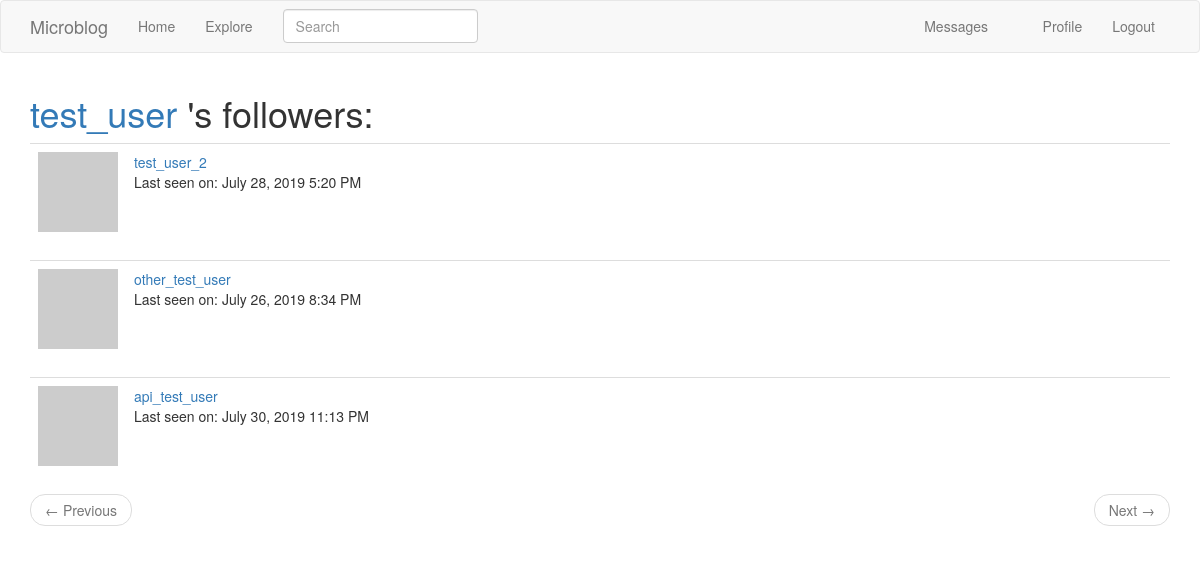
/user/test_user/followers (signed in), run on the app's committed database.
### app/models.py (models this page shows, shortened)
class PaginatedAPIMixin(object):
    @staticmethod
    def to_collection_dict(query, page, per_page, endpoint, **kwargs):
        resources = query.paginate(page, per_page, False)
        data = {
            'items': [item.to_dict() for item in resources.items],
            '_meta': {
                'page': page,
                'per_page': per_page,
                'total_pages': resources.pages,
                'total_items': resources.total
            },
            '_links': {
                'self': url_for(endpoint, page=page, per_page=per_page, **kwargs),
                'next': url_for(endpoint, page=page+1, per_page=per_page, **kwargs) if resources.has_next else None,
                'prev': url_for(endpoint, page=page-1, per_page=per_page, **kwargs) if resources.has_prev else None
            }
        }
        return data

class User(UserMixin, PaginatedAPIMixin, db.Model):
    id = db.Column(db.Integer, primary_key=True)
    username = db.Column(db.String(64), index=True, unique=True)
    email = db.Column(db.String(120), index=True, unique=True)
    about_me = db.Column(db.String(140))
    last_seen = db.Column(db.DateTime, default=datetime.utcnow)
    password_hash = db.Column(db.String(128))
    posts = db.relationship('Post', backref='author', lazy='dynamic')
    followed = db.relationship('User', secondary=followers, primaryjoin=(followers.c.follower_id == id),
                               secondaryjoin=(followers.c.followed_id == id),
                               backref=db.backref('followers', lazy='dynamic'), lazy='dynamic')
    messages_sent = db.relationship('Message', foreign_keys='Message.sender_id',backref='author', lazy='dynamic')
    messages_received = db.relationship('Message', foreign_keys='Message.recipient_id', backref='recipient',
                                        lazy='dynamic')
    last_message_read_time = db.Column(db.DateTime)
    notifications = db.relationship('Notification', backref='user', lazy='dynamic')
    api_token = db.Column(db.String(32), index=True, unique=True)
    api_token_expiration = db.Column(db.DateTime)
    @login.user_loader
    def load_user(id):
        return User.query.get(int(id))
    def avatar(self, size):
        digest = md5(self.email.lower().encode('utf-8')).hexdigest()
        return 'https://www.gravatar.com/avatar/{}?d=identicon&s={}'.format(digest, size)
    def new_messages(self):
        last_read_time = self.last_message_read_time or datetime(1900, 1, 1)
        return Message.query.filter_by(recipient=self).filter(Message.timestamp > last_read_time).count()

### app/main/routes.py (the view)
@bp.route('/user/<username>/followers')
@login_required
def followers(username):
    user = User.query.filter_by(username=username).first_or_404()
    page = request.args.get('page', 1, type=int)
    followers = user.followers.paginate(page, current_app.config['POSTS_PER_PAGE'], False)
    next_url = url_for('main.followers', page=followers.next_num) if followers.has_next else None
    prev_url = url_for('main.followers', page=followers.prev_num) if followers.has_prev else None
    return render_template('followers.html', user=user, followers=followers.items,
                           title=user.username + '\'s Followers', next_url=next_url, prev_url=prev_url,
                           mode='followers')

### app/main/forms.py
class SearchForm(FlaskForm):
    q = StringField(_l('Search'), validators=[DataRequired()])
    def __init__(self, *args, **kwargs):
        if 'formdata' not in kwargs:
            kwargs['formdata'] = request.args
        if 'csrf_enabled' not in kwargs:
            kwargs['csrf_enabled'] = False
        super(SearchForm, self).__init__(*args, **kwargs)

### app/main/routes.py (called while the page is built)
@bp.before_app_request
def before_request():
    if current_user.is_authenticated:
        current_user.last_seen = datetime.utcnow()
        db.session.commit()
        g.search_form = SearchForm()
    g.locale = str(get_locale())

### app/models.py (called while the page is built)
    @classmethod
    def before_commit(cls, session):
        session._changes = {
            'add': list(session.new),
            'update': list(session.dirty),
            'delete': list(session.deleted)
        }

    @classmethod
    def after_commit(cls, session):
        for obj in session._changes['add']:
            if isinstance(obj, SearchableMixin):
                add_to_index(obj.__tablename__, obj)
        for obj in session._changes['update']:
            if isinstance(obj, SearchableMixin):
                add_to_index(obj.__tablename__, obj)
        for obj in session._changes['delete']:
            if isinstance(obj, SearchableMixin):
                remove_from_index(obj.__tablename__, obj)
        session._changes = None

### app/templates/followers.html
{% extends "base.html" %}
{% block app_content %}
    <h1>
        <span class="user_popup">
            <a href="{{ url_for('main.user_profile', username=user.username) }}">{{ user.username }}</a>
        </span>
        {% if mode == 'followers' %}
        's followers:
        {% else %}
        is following:
        {% endif %}
    </h1>
    {% for follower in followers %}
        {% include '_user.html' %}
    {% endfor %}
    <nav aria-label="...">
        <ul class="pager">
            <li class="previous {% if not prev_url %} disabled{% endif %}">
                <a href="{{ prev_url or '#' }}">
                    <span aria-hidden="true">&larr;</span> {{ _('Previous') }}
                </a>
            </li>
            <li class="next {% if not next_url %} disabled{% endif %}">
                <a href="{{ next_url or '#' }}">
                    {{ _('Next') }} <span aria-hidden="true">&rarr;</span>
                </a>
            </li>
        </ul>
    </nav>
{% endblock %}

### app/templates/_user.html
    <table class="table table-hover">
        <tr>
            <td width="70px">
                <a href="{{ url_for('main.user_profile', username=follower.username) }}">
                    <img src="{{ follower.avatar(70) }}" />
                </a>
            </td>
            <td>
                <span class="user_popup">
                    <a href=" {{ url_for('main.user_profile', username=follower.username) }}">
                        {{ follower.username }}
                    </a>
                </span>
                {% if follower.last_seen %}
                <p>{{ _('Last seen on: ') }} {{ moment(follower.last_seen).format('LLL') }}</p>
                {% endif %}
            </td>
        </tr>
    </table>

### data on the page
User: username "test_user"
User: username "test_user_2", last_seen "July 28, 2019 5:20 PM"
User: username "other_test_user", last_seen "July 26, 2019 8:34 PM"
User: username "api_test_user", last_seen "July 30, 2019 11:13 PM"
